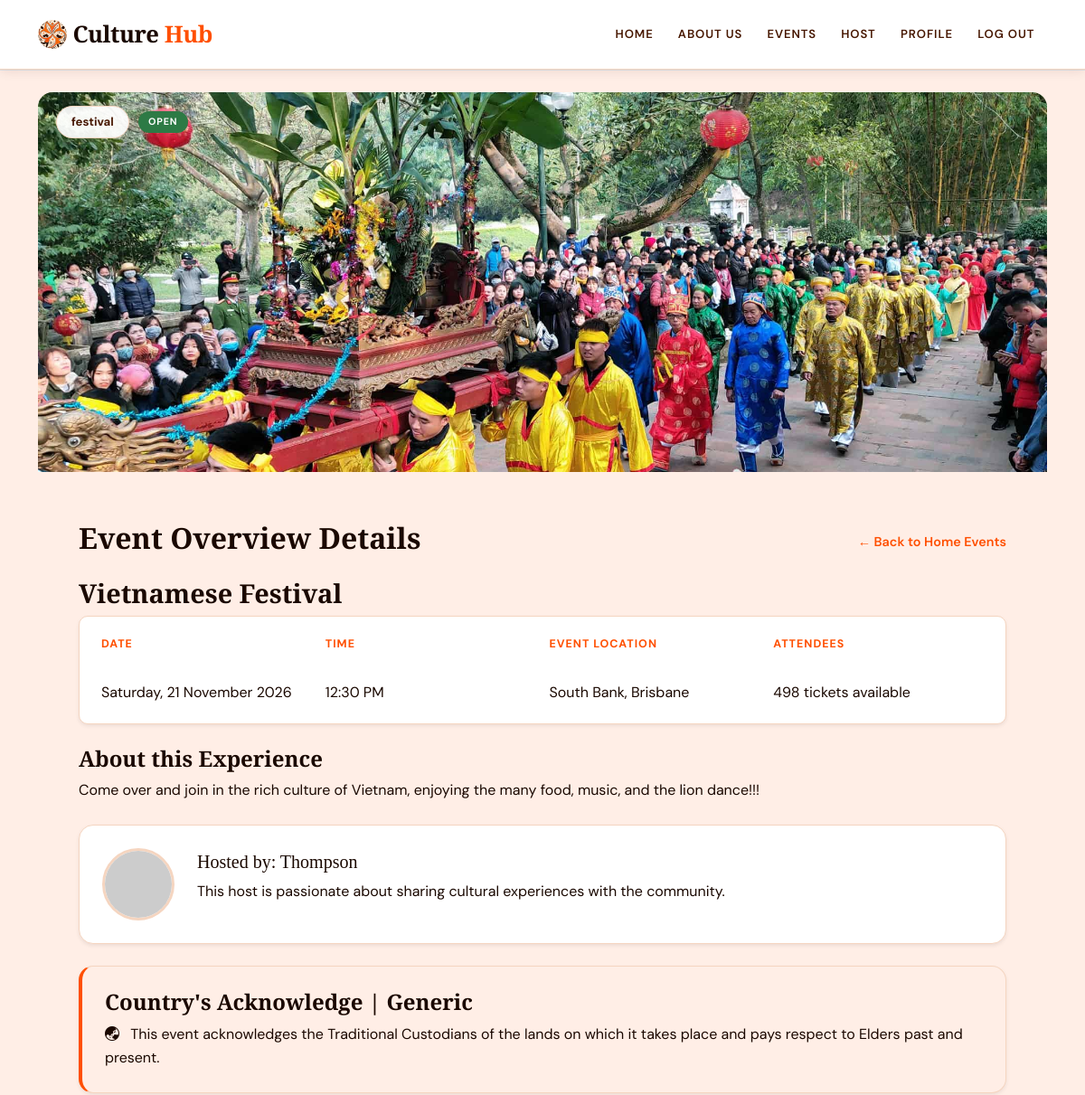
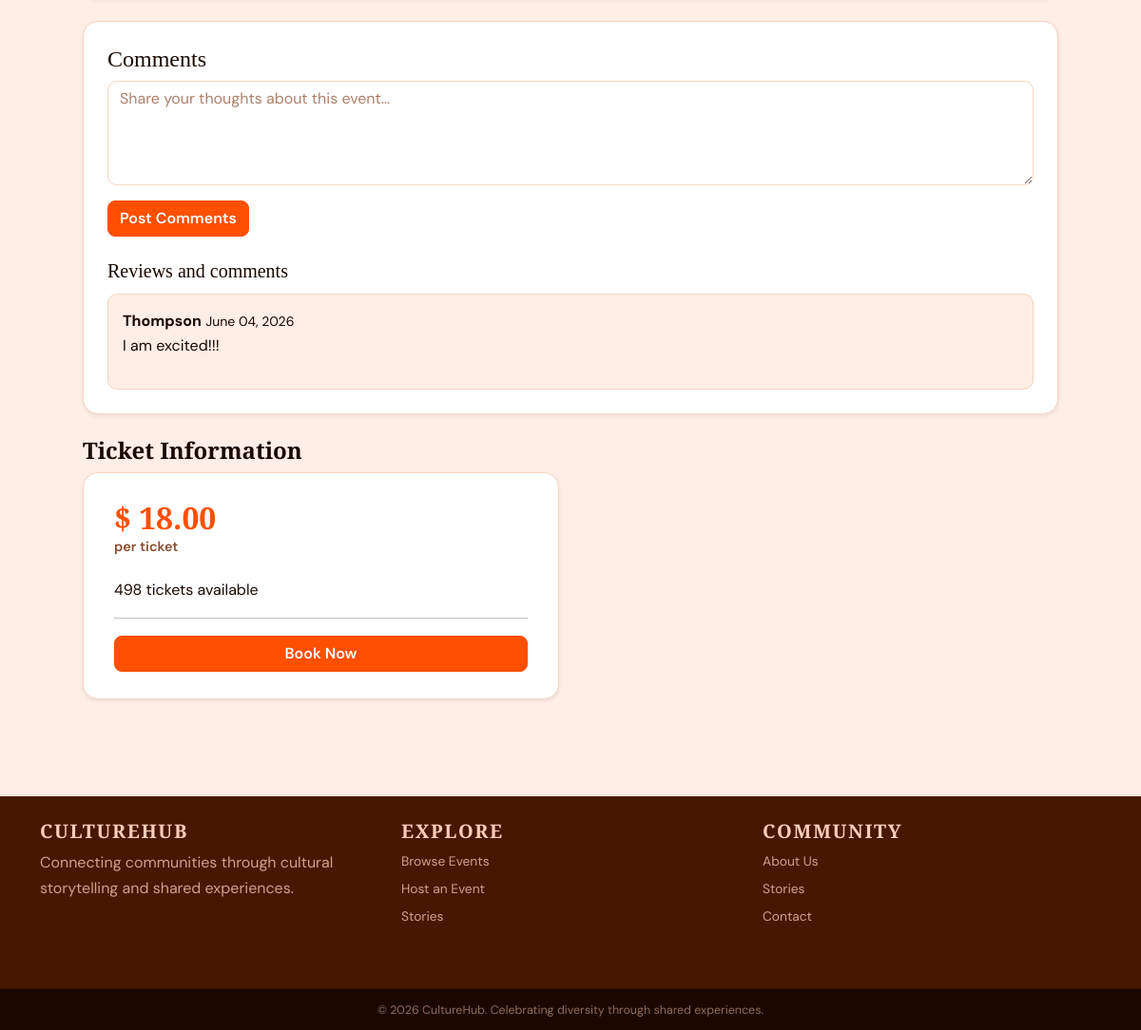
Page /event/1 (signed in) on the committed database (2 pictures, top to bottom).
### culturehub/models.py (models this page shows)
class Event(db.Model):
    id = db.Column(db.Integer, primary_key=True)
    name = db.Column(db.String(100), nullable=False)
    category = db.Column(db.String(50), nullable=False)
    date = db.Column(db.DateTime, nullable=False)
    location = db.Column(db.String(255), nullable=False)
    description = db.Column(db.Text, nullable=False)
    image = db.Column(db.String(255))
    status = db.Column(db.String(20), default='Open')
    tickets_available = db.Column(db.Integer, nullable=False)
    price = db.Column(db.Float, nullable=False)
    acknowledgement  = db.Column(db.String(20), default='none')
    acknowledgement_text = db.Column(db.Text, nullable=True)
    user_id = db.Column(db.Integer, db.ForeignKey('user.id'), nullable=False)
    comments = db.relationship('Comment', backref='event', lazy=True)
    orders = db.relationship('Order', backref='event', lazy=True)

class User(db.Model, UserMixin):
    id = db.Column(db.Integer, primary_key=True)
    name = db.Column(db.String(100), unique=True, nullable=False)
    email = db.Column(db.String(150), unique=True, nullable=False)
    phone = db.Column(db.String(20), nullable=False)
    address = db.Column(db.String(255), nullable=False)
    password_hash = db.Column(db.String(255), nullable=False)
    profile_image = db.Column(db.String(255), nullable=True)
    events = db.relationship('Event', backref='user', lazy=True)
    comments = db.relationship('Comment', backref='user', lazy=True)
    orders = db.relationship('Order', backref='user', lazy=True)
    bio = db.Column(db.Text, nullable=True)  # Optional field for user biography
    language = db.Column(db.String(255), nullable=True)  # Optional field for user's preferred language
    cultural_interests = db.Column(db.String(255), nullable=True)  # Optional field for user's cultural interests
    created_at = db.Column(db.DateTime, default=datetime.now)  # Timestamp for when the user account was created

class Comment(db.Model):
    id = db.Column(db.Integer, primary_key=True)
    content = db.Column(db.String(255), nullable=False)
    date = db.Column(db.DateTime, default=datetime.now)
    user_id = db.Column(db.Integer, db.ForeignKey('user.id'), nullable=False)
    event_id = db.Column(db.Integer, db.ForeignKey('event.id'), nullable=False)

### culturehub/views.py (the view, shortened to what this page needs)
@main_bp.route('/event/<int:event_id>', methods=['GET', 'POST'])
def event_detail(event_id):
    event = db.session.get(Event, event_id)
    form = BookingForm()
    comments = Comment.query.filter_by(event_id=event_id).all()
    return render_template('events/event-detail.html', event=event, form=form, comments=comments)

### culturehub/forms.py
class BookingForm(FlaskForm):
    quantity = IntegerField("Number of Tickets", validators=[InputRequired(), NumberRange(min=1)])
    submit = SubmitField("Confirm Booking")

### culturehub/templates/events/event-detail.html (shortened to what this page needs)
{% extends "base.html" %}
{% block content %}
<div class="container event-detail-page my-4">
    <section class="event-detail-hero">
        <img src="{{ url_for('static', filename='images/' + event.image) if event.image else 'https://placehold.co/1200x450' }}"
            alt="{{ event.name }}">
        <div class="event-badges">
            <span class="event-category-badge">{{ event.category }}</span>
            <span class="detail-status-badge status-{{ event.status | lower | replace(' ', '-') }}">{{ event.status }}</span>
        </div>
    </section>
    <section class="event-detail-content my-4">
        <div class="d-flex justify-content-between align-items-center mb-3">
            <h2 class="section-title">Event Overview Details</h2>
            <a href="{{ url_for('main.index') }}#events" class="back-link">
                ← Back to Home Events
            </a>
        </div>
        <h3 class="event-detail-title">{{ event.name }}</h3>
        <div class="event-info-card shadow-sm">
            <div>
                <strong>Date</strong><br>
                {{ event.date.strftime("%A, %d %B %Y") }}
            </div>
            <div>
                <strong>Time</strong><br>
                {{ event.date.strftime("%I:%M %p") }}
            </div>
            <div>
                <strong>Event Location</strong><br>
                {{ event.location }}
            </div>
            <div>
                <strong>Attendees</strong><br>
                {{ event.tickets_available }} tickets available
            </div>
        </div>
        <h4 class="section-title mt-4">About this Experience</h4>
        <p>{{ event.description }}</p>
        <div class="host-detail-card shadow-sm mt-4">
            <img src="{{ url_for('static', filename='profile_pics/' + event.user.profile_image) if event.user.profile_image else 'https://placehold.co/80x80' }}"
                alt="Host photo">
            <div>
                <h5>Hosted by: {{ event.user.name }}</h5>
                <p>
                    {{ event.user.bio or "This host is passionate about sharing cultural experiences with the
                    community." }}
                </p>
            </div>
        </div>
      {% if event.acknowledgement and event.acknowledgement != 'none' %}
      <div class="acknowledgement-card shadow-sm mt-4">
        <h4>Country's Acknowledge | {{ event.acknowledgement|capitalize }}</h4>
        <i class="bi bi-globe-asia-australia me-2"></i>
        {% if event.acknowledgement == 'generic' %}
          This event acknowledges the Traditional Custodians of the lands on which it takes place and pays respect to Elders past and present.
        {% endif %}
      </div>
      {% endif %}
        <section class="comments-card shadow-sm mt-4">
            <h4>Comments</h4>
        {% if current_user.is_authenticated %}
            <form method="POST">
                <textarea class="form-control mb-3" name="comment" rows="4"
                    placeholder="Share your thoughts about this event..."></textarea>
                <button type="submit" class="btn btn-primary">Post Comments</button>
            </form>
        {% else %}
            <p class="text-muted">Please <a href="{{ url_for('auth.login') }}">log in</a> to post a comment.</p>
        {% endif %}
            <h5 class="mt-4">Reviews and comments</h5>
            {% if comments %}
            {% for comment in comments %}
            <div class="comment-item">
                <strong>{{ comment.user.name }}</strong>
                <small>{{ comment.date.strftime("%B %d, %Y") }}</small>
                <p>{{ comment.content }}</p>
            </div>
            {% endfor %}
            {% else %}
            <p class="text-muted">No comments yet.</p>
            {% endif %}
        </section>
        <div class="row mt-4">
            <div class="col-md-6 mb-4">
                <h4 class="section-title">Ticket Information</h4>
                <div class="ticket-card ticket-booking-card shadow-sm">
                    <h3 class="ticket-price">
                        $ {{ "%.2f"|format(event.price) }}
                    </h3>
                    <p class="ticket-subtitle">per ticket</p>
                    <p>{{ event.tickets_available }} tickets available</p>
                    <hr>
                    {% if event.status == 'Sold Out' or event.tickets_available == 0 %}
                        <button class="btn btn-secondary book-now-btn" disabled>Sold Out</button>
                    {% elif event.status == 'Cancelled' %}
                        <button class="btn btn-danger book-now-btn" disabled>Cancelled</button>
                    {% elif event.status == 'Inactive' %}
                        <button class="btn btn-secondary book-now-btn" disabled>Event Ended</button>
                    {% else %}
                        <button type="button" class="btn btn-primary book-now-btn" data-bs-toggle="modal"
                            data-bs-target="#confirmBookingModal">
                            Book Now
                        </button>
                    {% endif %}
                </div>
            </div>
        </div>
    </section>
</div>
{% endblock %}

### culturehub/static/style/stylesheet.css (style rules this page uses)
:root { --cream-light: #FFEEE6; --cream: #FFCEB8; --accent: #FF4F00; --accent-dark: #C13D00; --accent-pale: rgba(255, 79, 0, 0.10); --brown: #471700; --brown-dark: #1A0800; --text: #1A0800; --text-mid: #471700; --text-muted: #8B4A2B; --border: rgba(255, 79, 0, 0.18); --card: #FFF5EF; --card-border: #F5D5C0; --font-display: 'Playfair Display', serif; --font-body: 'DM Sans', sans-serif; --radius: 10px; --radius-lg: 16px; --shadow-sm: 0 2px 12px rgba(71, 23, 0, 0.10); --shadow: 0 8px 32px rgba(71, 23, 0, 0.14); --transition: all 0.22s cubic-bezier(0.4, 0, 0.2, 1); }
*, *::before, *::after { box-sizing: border-box; }
html { scroll-behavior: smooth; }
body { font-family: var(--font-body); background-color: var(--cream-light); color: var(--text); font-size: 1rem; line-height: 1.65; min-height: 100vh; }
h1, h2, h3, h4, h5, h6 { font-family: var(--font-display); color: var(--text); }
a { color: var(--accent); text-decoration: none; transition: var(--transition); }
.btn-primary, .btn-primary:hover, .btn-primary:active, .btn-primary:focus, .btn-primary:visited { background: var(--accent) !important; border-color: var(--accent) !important; color: #fff !important; font-family: var(--font-body) !important; font-weight: 600 !important; border-radius: 8px !important; transition: var(--transition) !important; }
.form-control { background: #fff !important; border: 1px solid var(--card-border) !important; color: var(--text) !important; border-radius: var(--radius) !important; font-family: var(--font-body) !important; }
.form-control::placeholder { color: var(--text-muted) !important; opacity: 0.7; }
.status-badge, .detail-status-badge { font-size: 0.67rem !important; font-weight: 700 !important; text-transform: uppercase !important; letter-spacing: 0.08em !important; padding: 0.22rem 0.7rem !important; border-radius: 50px !important; color: #fff !important; }
.status-open { background: #2D7A45 !important; }
.section-title { color: var(--text) !important; font-weight: 700 !important; }
.event-detail-title, .event-detail-content .section-title { color: var(--text) !important; }
.back-link { color: var(--accent) !important; font-weight: 600 !important; }
.event-info-card { background: #fff !important; border: 1px solid var(--card-border) !important; border-radius: var(--radius) !important; }
.event-info-card strong { color: var(--accent) !important; }
.event-category-badge { background: rgba(255,255,255,0.92) !important; color: var(--text-mid) !important; border: 1px solid var(--card-border) !important; }
.host-detail-card, .comments-card { background: #fff !important; border: 1px solid var(--card-border) !important; border-radius: var(--radius-lg) !important; }
.acknowledgement-card { background: var(--cream-light) !important; border: 1px solid var(--card-border) !important; border-left: 4px solid var(--accent) !important; border-radius: var(--radius-lg) !important; }
.acknowledgement-card h4 { color: var(--text) !important; }
.comment-item { background: var(--cream-light) !important; border-radius: var(--radius) !important; border: 1px solid var(--card-border) !important; }
.ticket-card, .ticket-booking-card { background: #fff !important; border: 1px solid var(--card-border) !important; border-radius: var(--radius-lg) !important; }
.ticket-price { color: var(--accent) !important; }
.book-now-btn { background: var(--accent) !important; border-color: var(--accent) !important; border-radius: 8px !important; }

### rows in the picture
Event: image (picture), category "festival", status "OPEN", name "Vietnamese Festival", date "Saturday, 21 November 2026", date "12:30 PM", location "South Bank, Brisbane", tickets_available "498", description "Come over and join in the rich culture of Vietnam, enjoying the many food, music, and the lion dance!!!", acknowledgement "Generic", price "18.00"
User: user.name "Thompson", user "This host is passionate about sharing cultural experiences with the community."
Comment: user.name "Thompson", date "June 04, 2026", content "I am excited!!!"
